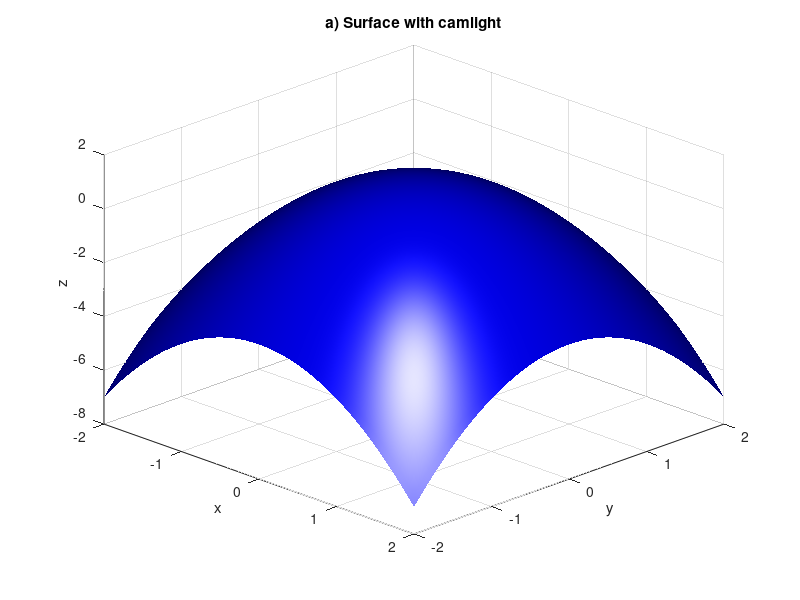
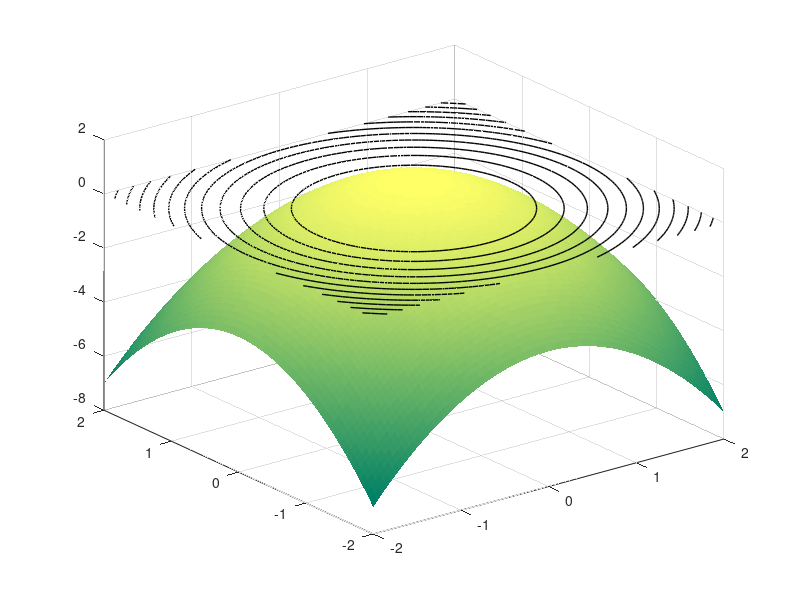

Reproduce these figures in MATLAB, in order. (Note: this script raises an error after producing the figures.)
% Azar Taghizade
% Variant 2
% 05.10.2026

%% Task 1(a)

x = -2:0.05:1;
y = -2:0.05:1;

[X, Y] = meshgrid(x, y);

Z = 1 - 2*X.^2 - 3*Y.^2;

figure;
surf(X, Y, Z);

shading interp;

colormap winter;

view(70, 70);

xlabel('x');
ylabel('y');
zlabel('f(x,y)');

title('Task 1(a): f(x,y) = 1 - 2x^2 - 3y^2');

grid on;

%% Task 1(b)

rng(2);

x = (2*rand(1,200)-1).*sqrt(pi/2);
y = (2*rand(1,200)-1).*sqrt(pi/2);

x = sort(x);
y = sort(y);

[X, Y] = meshgrid(x, y);

Z = sin(X.^2 + Y.^2);

figure;
surf(X, Y, Z);

shading interp;

colormap summer;

view(41, 41);

xlabel('x');
ylabel('y');
zlabel('f(x,y)');

title('Task 1(b): f(x,y) = sin(x^2 + y^2)');

grid on;

%% Complementary Task
%% a)

x = -2:0.05:2;
y = -2:0.05:2;

[X, Y] = meshgrid(x, y);
Z = 1 - (X.^2 + Y.^2);

figure(1);
surf(X, Y, Z, 'FaceColor', [0 0 1], ...
     'EdgeColor', 'none');

view(45, 30);
camlight('headlight');
lighting gouraud;

xlabel('x');
ylabel('y');
zlabel('z');
title('a) Surface with camlight');
grid on;

%% b)

figure(2);
surf(X, Y, Z, 'EdgeColor', 'none');
hold on;

[~, contourHandle] = contour(X, Y, Z, 12, 'k', 'LineWidth', 1);
contourHandle.ZLocation = -8;

hold off;

colormap(parula);
view(45, 30);

xlabel('x');
ylabel('y');
zlabel('z');
title('b) Surface with contour');
grid on;

%% c)

figure(3);
s = surf(X, Y, Z, 'FaceColor', [0.20 0.70 0.85], ...
         'EdgeColor', 'none');

alpha(s, 0.45);
view(45, 30);

xlabel('x');
ylabel('y');
zlabel('z');
title('c) Semitransparent surface');
grid on;
